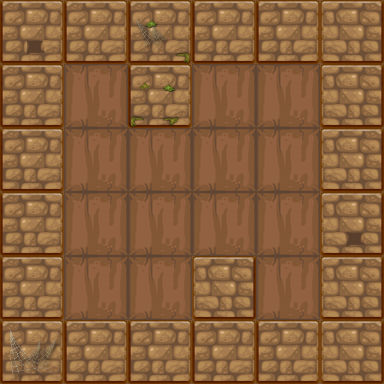

A 2D game scene composited from a Tiled map and its tileset images. What follows is a short description and the map's XML, with each tile layer's data collapsed to a summary:
An orthogonal 6x6 tile map with 64x64 px tiles, 2 tile layers (bg1, fg1) and 10 objects (6x wall, player, key, door, torches).

<map version="1.0" orientation="orthogonal" renderorder="right-down" width="6" height="6" tilewidth="64" tileheight="64">
 <properties>
  <property name="maxStep" value="7" />
 </properties>
 <tileset firstgid="1" name="lv1map" tilewidth="64" tileheight="64">
  <image source="lv1map.png" width="256" height="256" />
 </tileset>
 <layer name="bg1" width="6" height="6">
  <data>[36 cells, 36 non-empty, 3 distinct tile ids]</data>
 </layer>
 <layer name="fg1" width="6" height="6">
  <data>[36 cells, 5 non-empty, 4 distinct tile ids]</data>
 </layer>
 <objectgroup name="obj1">
  <object name="player" x="64" y="256" width="64" height="64">
   <properties>
    <property name="armatureAction" value="jump" />
    <property name="armatureName" value="palyer_stand" />
    <property name="armatureSetName" value="palyer_stand/palyer_stand.ExportJson" />
    <property name="classType" value="Player" />
    <property name="isArmature" value="true" />
   </properties>
  </object>
  <object name="key" x="192" y="64" width="64" height="64">
   <properties>
    <property name="active" value="true" />
    <property name="isArmature" value="true" />
   </properties>
  </object>
  <object name="door" x="256" y="64" width="64" height="64">
   <properties>
    <property name="" value="" />
    <property name="isArmature" value="true" />
   </properties>
  </object>
  <object name="wall" x="0" y="0" width="384" height="64" />
  <object name="wall" x="0" y="0" width="64" height="384">
   <properties>
    <property name="test" value="" />
   </properties>
  </object>
  <object name="wall" x="0" y="320" width="384" height="64" />
  <object name="wall" x="320" y="0" width="64" height="384" />
  <object name="wall" x="128" y="0" width="64" height="128" />
  <object name="wall" x="192" y="256" width="64" height="128" />
  <object name="torches" x="192" y="0" width="64" height="64">
   <properties>
    <property name="isArmature" value="true" />
   </properties>
  </object>
 </objectgroup>
</map>
